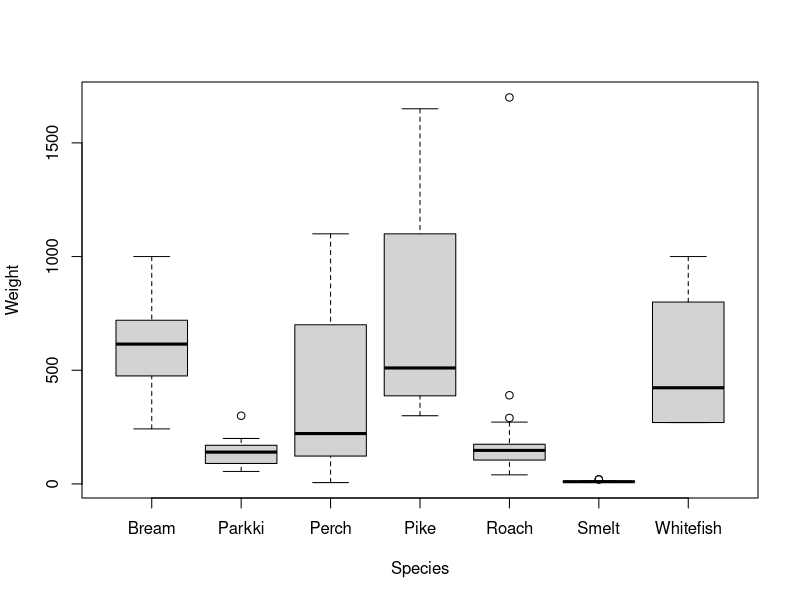
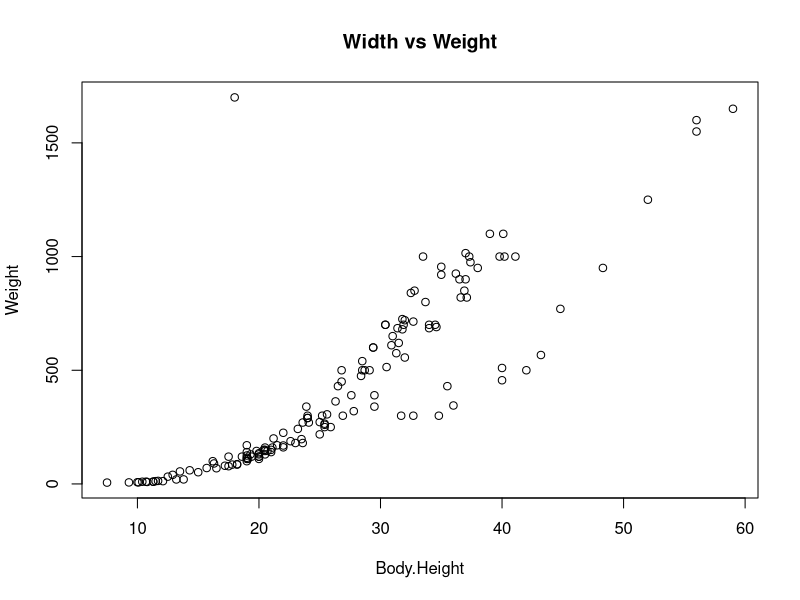
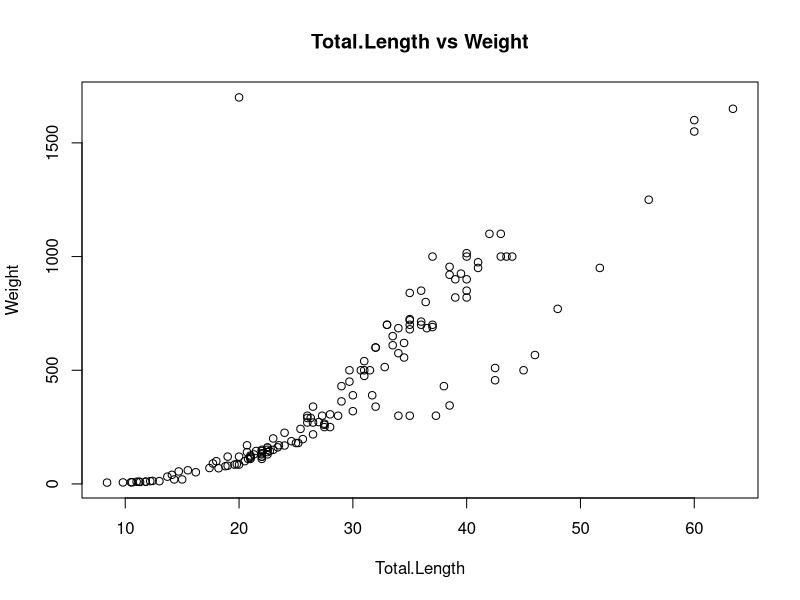
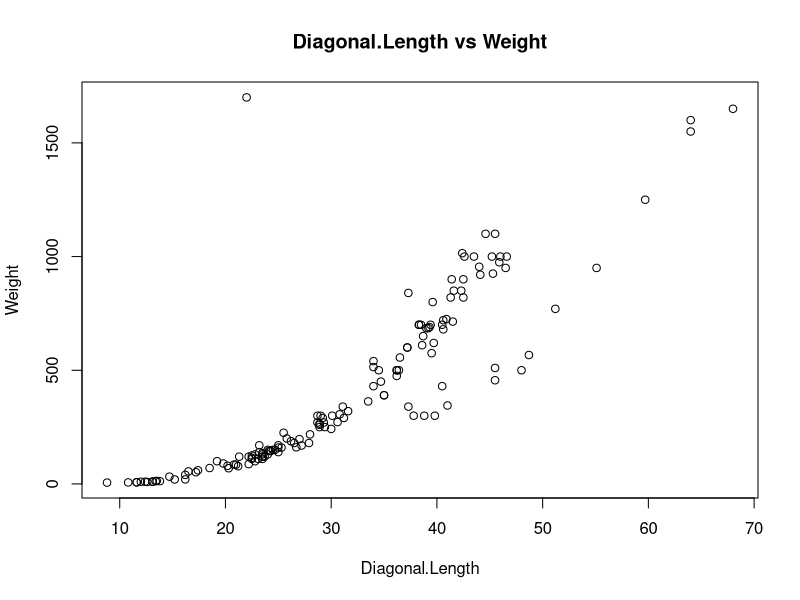
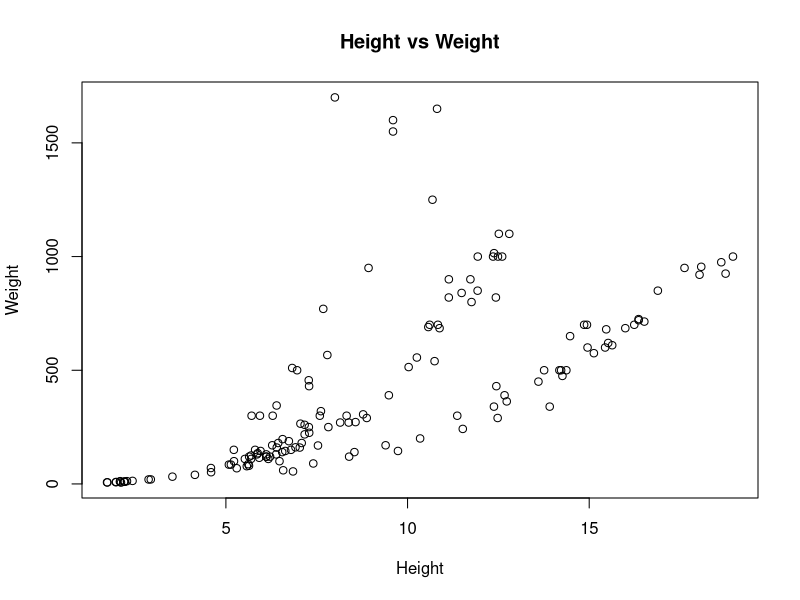
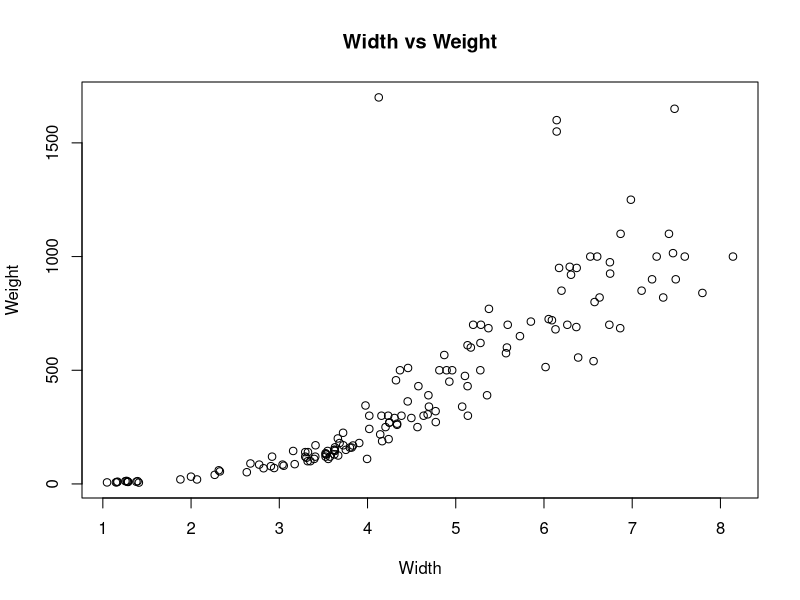
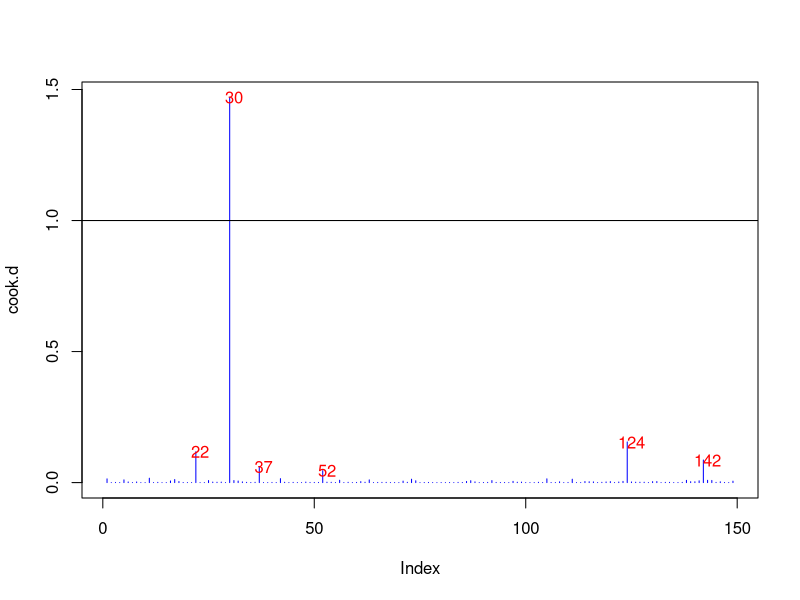
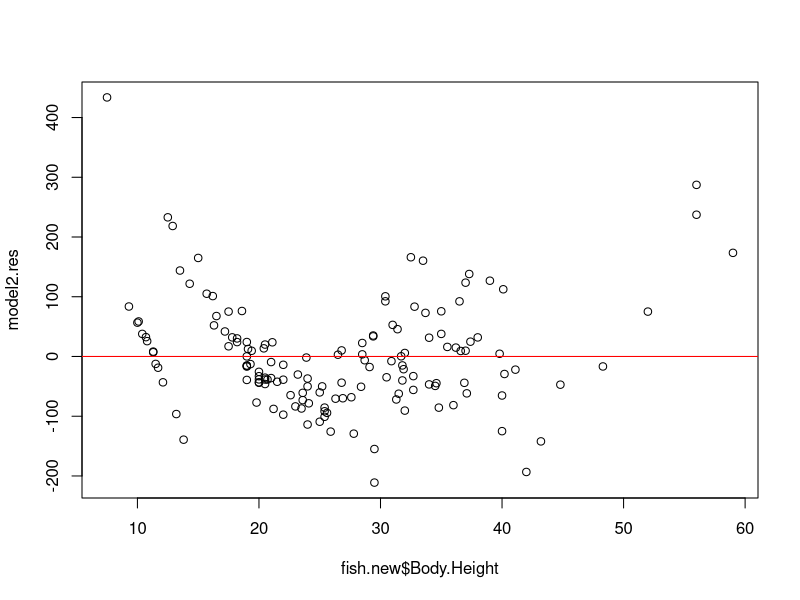

The R script that drew these images, in order: (Note: this script raises an error after producing the figures.)
## ---- chunk 1
knitr::opts_chunk$set(echo = TRUE)
## ---- chunk 2
# Import library you may need
library(car)
# Read the data set
fishfull = read.csv("Fish.csv",header=T, fileEncoding = 'UTF-8-BOM')
row.cnt = nrow(fishfull)
# Split the data into training and testing sets
fishtest = fishfull[(row.cnt-9):row.cnt,]
fish = fishfull[1:(row.cnt-10),]
## ---- chunk 3
weight.species <- boxplot(Weight ~ Species, data = fish)
## ---- chunk 4
Weight = fish$Weight
Body.Height = fish$Body.Height
Total.Length = fish$Total.Length
Diagonal.Length = fish$Diagonal.Length
Height = fish$Height
Width = fish$Width

plot(Body.Height, Weight, main ="Width vs Weight")
plot(Total.Length, Weight, main ="Total.Length vs Weight")
plot(Diagonal.Length, Weight, main ="Diagonal.Length vs Weight")
plot(Height, Weight, main ="Height vs Weight")
plot(Width, Weight, main ="Width vs Weight")
## ---- chunk 5
cor(fish[,3:7])
## ---- chunk 6
model1 <- lm(Weight~., data=fish)
summary(model1)
## ---- chunk 7
cook.d = cooks.distance(model1)
size = nrow(fish)
plot(cook.d, type= 'h', lwd=1, col='blue')
abline(h=1)
text(x=1:length(cook.d)+1, y=cook.d, labels=ifelse(cook.d>4/size, names(cook.d),""), col="red")
outliers <- which(cook.d >= 1)
## ---- chunk 8
fish.new <- fish[-outliers,]
model2 <- lm(Weight~., data = fish.new)
summary(model2)
## ---- chunk 9
library(car)
vif(model2)
## ---- chunk 10
model2.res <- resid(model2)
plot(fish.new$Body.Height, model2.res)
abline(0,0, col="red")
plot(fish.new$Total.Length, model2.res)
abline(0,0, col="red")
plot(fish.new$Diagonal.Length, model2.res)
abline(0,0, col="red")
plot(fish.new$Height, model2.res)
abline(0,0, col="red")
plot(fish.new$Width, model2.res)
abline(0,0, col="red")
## ---- chunk 11
plot(model2$fitted.values, model2.res)
abline(0,0, col="red")
## ---- chunk 12
hist(model2.res)
qqnorm(model2.res)
qqline(model2.res)
## ---- chunk 13
model3 <- lm(Weight~Species+Total.Length, data= fish.new)
summary(model3)
## ---- chunk 14
anova(model3,model2)
## ---- chunk 15
vif(model3)
## ---- chunk 16
model3.res <- resid(model3)

plot(fish.new$Total.Length, model3.res)
abline(0,0, col="red")

plot(model3$fitted.values, model3.res)
abline(0,0, col="red")

hist(model3.res)
qqnorm(model3.res)
qqline(model3.res)
## ---- chunk 17
model3.bc <- boxCox(model3)
opt.lambda = model3.bc$x[which.max(model3.bc$y)]
cat("Optimal lambda:", round(opt.lambda/0.5)*0.5, end="\n")
## ---- chunk 18
model4 <- lm(sqrt(Weight)~Species+Total.Length, data=fish.new)
summary(model4)
## ---- chunk 19
model4.res <- resid(model4)

plot(fish.new$Total.Length, model4.res)
abline(0,0, col="red")

plot(model4$fitted.values, model4.res)
abline(0,0, col="red")

hist(model4.res)
qqnorm(model4.res)
qqline(model4.res)
## ---- chunk 20
summary(model2)
summary(model3)
summary(model4)
## ---- chunk 21
model3.pred <- predict(model3, fishtest)
model3.mse <- mean((model3.pred-fishtest$Weight)^2)

model4.pred <- predict(model4, fishtest)
model4.mse <- mean((model4.pred-fishtest$Weight)^2)
## ---- chunk 22
perch <- data.frame(Species='Perch', Body.Height=28, Total.Length = 32)
predict(model4, perch, interval = 'prediction', level=0.90)^2
